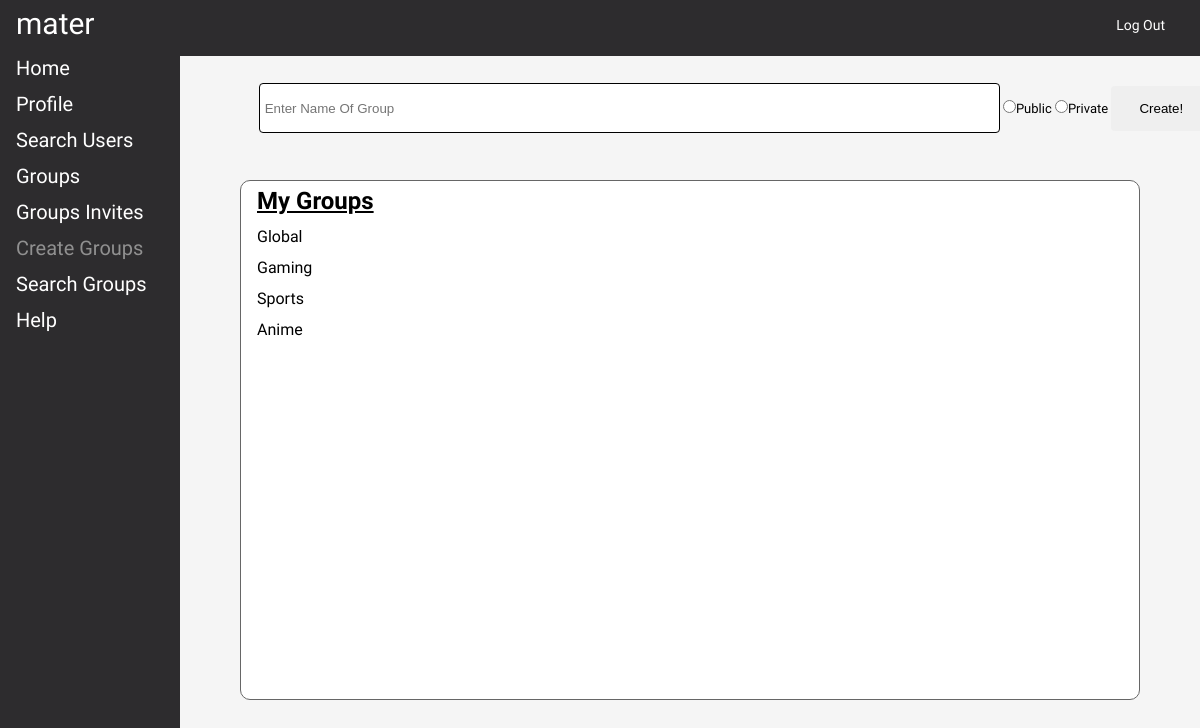
/create_groups.php (signed in), run on the app's committed database.
### tables this page shows
CREATE TABLE `groups` (
  `group_id` int(10) UNSIGNED NOT NULL,
  `group_name` varchar(50) NOT NULL,
  `type` varchar(10) NOT NULL,
  `owner_id` int(10) UNSIGNED NOT NULL,
  `isArchived` tinyint(1) NOT NULL DEFAULT '0'
);

### create_groups.php (the view, shortened to what this page needs)
<?php
	include ('connection.php');
	$userEmail = $_SESSION['email'];
	$queryID = "SELECT id FROM users WHERE email = " . "'$userEmail';";
	$userEmail = $conn->query($queryID);
	if ($userEmail->num_rows > 0) {
		while($row = $userEmail->fetch_assoc()) {
			$userID = $row['id'];
		}
    }
	$getMyGroupIDs = "select b.group_id from users a, groups b, group_users c where a.id = c.user_id and b.group_id = c.group_id and a.id = ".$userID."";
	$resultMyGroupIDs = $conn->query($getMyGroupIDs);
	if ($resultMyGroupIDs->num_rows > 0) {
		while ($row = $resultMyGroupIDs->fetch_assoc()) {
			$myGroupIDsArray[] = $row['group_id'];
		}
	}
?>
<!doctype HTML>
<html>
	<head>
		<link rel="stylesheet" type="text/css" href="css/style.css">
	</head>
	<body>
		<div class="header">
			<?php
				echo "<div id='logo'>";
					echo $_SESSION['username'];
				echo "</div>";
			?>
			<div class="menu">
				<ul>
					<li><a href="loggedout.php">Log Out</a></li>
				</ul>
			</div>
		</div>
		<div class="sidemenu">
			<ul>
				<li><a href="home.php">Home</a></li>
			</ul>
			<ul>
                <li><a href="profile.php">Profile</a></li>
				<li><a href="search_users.php">Search Users</a></li>
            </ul>
			<ul id="submenu">
				<li>
					<span>Groups</span>
				</li>
            </ul>
            <ul>
                <li><a href="invite_groups.php">Groups Invites</a></li>
				<li class="active"><a href="create_groups.php">Create Groups</a></li>
				<li><a href="search_groups.php">Search Groups</a></li>
				<?php
                    if ($_SESSION['adminID'] == $userID) {
                        echo "<li><a href='adminhelp.php'>Help</a></li>";
                    }
                    else{
                        echo "<li><a href='help.php'>Help</a></li>";
                    }
                ?>
            </ul>
		</div>
        <div class = "my_group">
            <u><span><h2>My Groups</h2></span></u>
            <?php
                $query = "SELECT group_id, group_name FROM groups";
                $result = $conn->query($query);
                if ($result->num_rows > 0) {
                    while ($row = $result->fetch_assoc()) {
                        foreach ($myGroupIDsArray as $value) {
                            if ($row['group_id'] == $value) {
                                echo "<span><a href='./home.php?id=" . $row['group_id'] ."'>" . $row['group_name'] . "</a></span>";
                            }
                        }
                    }
                }
            ?>
        </div>
		<div class="group_invite">
        <?php
            echo "<div class='form_groups_pos'>";
			echo "<form method='POST'>
                <input id='group_input' type='text' name='group_name' value='' placeholder='Enter Name Of Group'>
                <input id='' type='radio' name='group_type' value='public'>Public
                <input id='' type='radio' name='group_type' value='private'>Private
				<input id='group_submit' type='submit' name='group_submit' value='Create!'>
                </form>";
            echo "</div>";
		?>
        </div>
	</body>
</html>

### css/style.css (style rules this page uses)
* { margin: 0; padding: 0; }
html, body { font-family: 'Exo 2', sans-serif; height: 100%; width: 100%; background-color: whitesmoke; }
.header { position: fixed; top: 0; background-color: #2D2C2E; height: 56px; border-bottom: 0px; padding-left: auto; padding-right: auto; width: 100%; }
#logo { background-color: #2D2C2E; float: left; color: #FFFFFF; text-decoration: none; font-size: 30px; padding: 6px 8px 6px 16px; background-repeat: no-repeat; }
.menu { position: fixed; background-color: #2D2C2E; text-decoration: none; top: 0px; right: 0px; height: 37px; padding-top: 17px; padding-right: 25px; }
.menu ul { list-style-type: none; margin: 0; padding: 0; overflow: hidden; }
.menu a { float: right; color: #FFFFFF; text-decoration: none; font-size: 14px; background-repeat: no-repeat; padding-left: 10px; padding-right: 10px; }
.sidemenu { position: fixed; top: 50px; font-size: 20px; width: 15%; color: #FFFFFF; display: inline-block; background-color: #2D2C2E; height: 100%; }
.sidemenu ul { list-style-type: none; }
.sidemenu li a { display: block; padding: 6px 8px 6px 16px; text-decoration: none; color: #FFFFFF; }
span { display: block; padding: 6px 8px 6px 16px; text-decoration: none; }
#submenu span { cursor: pointer; }
li.active > a { color: #909090; }
*, *::after, *::before { box-sizing: border-box; }
.group_invite { position: fixed; margin-top: 80px; left: 105px; width: 100%; font-size: 13px; color: black; text-align: center; }
.my_group { position: fixed; margin-top: 180px; left: 20%; height: 65%; width: 75%; overflow-y:auto; overflow: auto; border: 1px solid #666; border-radius: 10px; background-color: #FFFFFF; }
.my_group a { text-decoration: none; color: black; }
.form_groups_pos { margin: auto; margin-left: 60px; }
#group_input { background-color: #FFFFFF; border: 1px solid black; font-size: 15 px; padding: 5px; width: 65%; margin-bottom: 3px; margin-top: 3px; border: 1 px black; border-radius: 4px; height: 50px; outline: none; }
#group_submit { font-size: 15 px; padding: 5px; width: 100px; margin-bottom: 3px; border: 1px; height: 45px; border-radius: 4px; outline: none; }

### data on the page
groups: group_name "Global"
groups: group_name "Gaming"
groups: group_name "Sports"
groups: group_name "Anime"

### other printed values
$_SESSION['username'] "mater"
